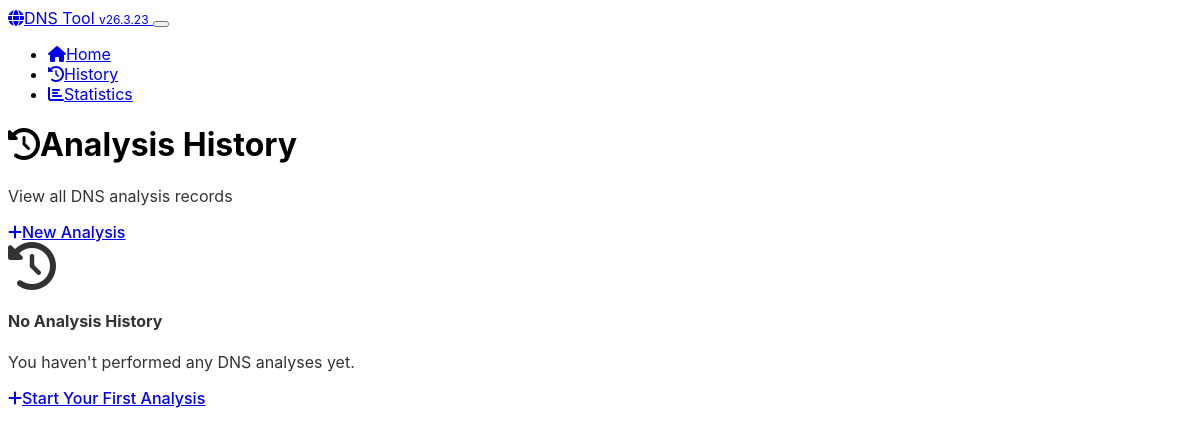
Page /history?page=3 on the earlier database version.
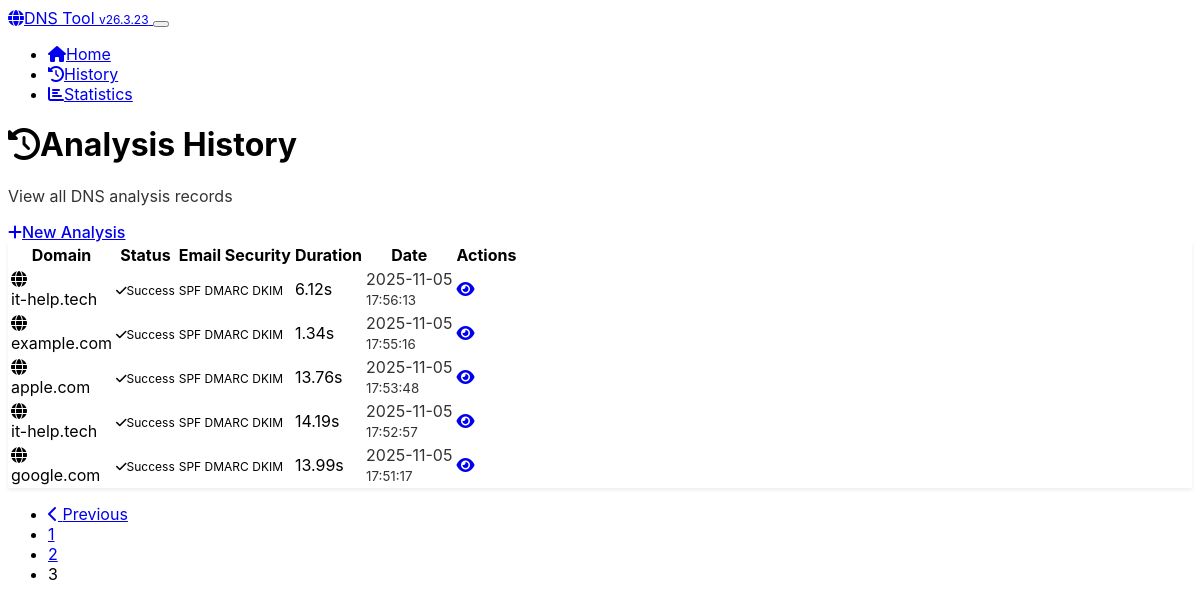
Same page on the later database version.
### app.py (models this page shows, shortened)
class DomainAnalysis(db.Model):
    __tablename__ = 'domain_analyses'
    id = db.Column(db.Integer, primary_key=True)
    domain = db.Column(db.String(255), nullable=False, index=True)
    ascii_domain = db.Column(db.String(255), nullable=False)
    basic_records = db.Column(JSON)
    authoritative_records = db.Column(JSON)
    spf_status = db.Column(db.String(20))
    spf_records = db.Column(JSON)
    dmarc_status = db.Column(db.String(20))
    dmarc_policy = db.Column(db.String(20))
    dmarc_records = db.Column(JSON)
    dkim_status = db.Column(db.String(20))
    dkim_selectors = db.Column(JSON)
    registrar_name = db.Column(db.String(255))
    registrar_source = db.Column(db.String(20))
    analysis_success = db.Column(db.Boolean, default=True)
    error_message = db.Column(db.Text)
    analysis_duration = db.Column(db.Float)  # seconds
    created_at = db.Column(db.DateTime, default=datetime.utcnow, nullable=False)
    updated_at = db.Column(db.DateTime, default=datetime.utcnow, onupdate=datetime.utcnow)

### app.py (the view)
@app.route('/history')
def history():
    page = request.args.get('page', 1, type=int)
    per_page = 20
    analyses = DomainAnalysis.query.order_by(
        DomainAnalysis.created_at.desc()
    ).paginate(
        page=page, per_page=per_page, error_out=False
    )
    return render_template('history.html', analyses=analyses)

### app.py (called while the page is built)
@app.context_processor
def inject_version():
    return {'app_version': APP_VERSION}

### templates/history.html (shortened to what this page needs)
<!DOCTYPE html>
<html lang="en" data-bs-theme="dark">
<head>
    <link href="https://cdn.replit.com/agent/bootstrap-agent-dark-theme.min.css" rel="stylesheet">
    <link href="{{ url_for('static', filename='css/custom.css') }}" rel="stylesheet">
    <link rel="preload" href="https://cdnjs.cloudflare.com/ajax/libs/font-awesome/6.4.0/css/all.min.css" as="style" onload="this.onload=null;this.rel='stylesheet'">
</head>
<body>
    <nav class="navbar navbar-expand-lg navbar-dark bg-dark">
        <div class="container">
            <a class="navbar-brand" href="{{ url_for('index') }}">
                <i class="fas fa-globe me-2"></i>DNS Tool <span class="badge bg-secondary ms-1">v{{ app_version }}</span>
            </a>
            <button class="navbar-toggler" type="button" data-bs-toggle="collapse" data-bs-target="#navbarNav">
            </button>
            <div class="collapse navbar-collapse" id="navbarNav">
                <ul class="navbar-nav ms-auto">
                    <li class="nav-item">
                        <a class="nav-link" href="{{ url_for('index') }}">
                            <i class="fas fa-home me-1"></i>Home
                        </a>
                    </li>
                    <li class="nav-item">
                        <a class="nav-link active" href="{{ url_for('history') }}">
                            <i class="fas fa-history me-1"></i>History
                        </a>
                    </li>
                    <li class="nav-item">
                        <a class="nav-link" href="{{ url_for('stats') }}">
                            <i class="fas fa-chart-bar me-1"></i>Statistics
                        </a>
                    </li>
                </ul>
            </div>
        </div>
    </nav>
    <div class="container my-4">
        <div class="d-flex justify-content-between align-items-center mb-4">
            <div>
                <h1 class="h3 mb-1">
                    <i class="fas fa-history me-2"></i>Analysis History
                </h1>
                <p class="text-muted mb-0">View all DNS analysis records</p>
            </div>
            <a href="{{ url_for('index') }}" class="btn btn-primary">
                <i class="fas fa-plus me-2"></i>New Analysis
            </a>
        </div>
        {% if analyses.items %}
            <div class="card">
                <div class="card-body">
                    <div class="table-responsive">
                        <table class="table table-hover mb-0">
                            <thead>
                                <tr>
                                    <th>Domain</th>
                                    <th>Status</th>
                                    <th>Email Security</th>
                                    <th>Duration</th>
                                    <th>Date</th>
                                    <th>Actions</th>
                                </tr>
                            </thead>
                            <tbody>
                                {% for analysis in analyses.items %}
                                <tr>
                                    <td>
                                        <div class="d-flex align-items-center">
                                            <i class="fas fa-globe text-primary me-2"></i>
                                            <div>
                                                <div class="fw-medium">{{ analysis.domain }}</div>
                                            </div>
                                        </div>
                                    </td>
                                    <td>
                                        {% if analysis.analysis_success %}
                                            <span class="badge bg-success">
                                                <i class="fas fa-check me-1"></i>Success
                                            </span>
                                        {% else %}
                                            <span class="badge bg-danger">
                                                <i class="fas fa-times me-1"></i>Failed
                                            </span>
                                        {% endif %}
                                    </td>
                                    <td>
                                        <div class="d-flex gap-1">
                                            {% if analysis.spf_status %}
                                                <span class="badge bg-{{ 'success' if analysis.spf_status == 'success' else 'warning' if analysis.spf_status == 'warning' else 'danger' }}" title="SPF">
                                                    SPF
                                                </span>
                                            {% endif %}
                                            {% if analysis.dmarc_status %}
                                                <span class="badge bg-{{ 'success' if analysis.dmarc_status == 'success' else 'warning' if analysis.dmarc_status == 'warning' else 'danger' }}" title="DMARC">
                                                    DMARC
                                                </span>
                                            {% endif %}
                                            {% if analysis.dkim_status %}
                                                <span class="badge bg-{{ 'success' if analysis.dkim_status == 'success' else 'warning' }}" title="DKIM">
                                                    DKIM
                                                </span>
                                            {% endif %}
                                        </div>
                                    </td>
                                    <td>
                                        {% if analysis.analysis_duration %}
                                            {{ "%.2f"|format(analysis.analysis_duration) }}s
                                        {% else %}
                                            -
                                        {% endif %}
                                    </td>
                                    <td>
                                        <div class="text-muted">
                                            {{ analysis.created_at.strftime('%Y-%m-%d') }}<br>
                                            <small>{{ analysis.created_at.strftime('%H:%M:%S') }}</small>
                                        </div>
                                    </td>
                                    <td>
                                        <div class="btn-group" role="group">
                                            <a href="{{ url_for('view_analysis', analysis_id=analysis.id) }}"
                                               class="btn btn-sm btn-outline-primary" title="View Details">
                                                <i class="fas fa-eye"></i>
                                            </a>
                                        </div>
                                    </td>
                                </tr>
                                {% endfor %}
                            </tbody>
                        </table>
                    </div>
                </div>
            </div>
            {% if analyses.pages > 1 %}
                <nav aria-label="Analysis history pagination" class="mt-4">
                    <ul class="pagination justify-content-center">
                        {% if analyses.has_prev %}
                            <li class="page-item">
                                <a class="page-link" href="{{ url_for('history', page=analyses.prev_num) }}">
                                    <i class="fas fa-chevron-left"></i> Previous
                                </a>
                            </li>
                        {% endif %}
                        {% for page_num in analyses.iter_pages() %}
                            {% if page_num %}
                                {% if page_num != analyses.page %}
                                    <li class="page-item">
                                        <a class="page-link" href="{{ url_for('history', page=page_num) }}">{{ page_num }}</a>
                                    </li>
                                {% else %}
                                    <li class="page-item active">
                                        <span class="page-link">{{ page_num }}</span>
                                    </li>
                                {% endif %}
                            {% else %}
                                <li class="page-item disabled">
                                    <span class="page-link">...</span>
                                </li>
                            {% endif %}
                        {% endfor %}
                    </ul>
                </nav>
            {% endif %}
        {% else %}
            <div class="text-center py-5">
                <i class="fas fa-history fa-3x text-muted mb-3"></i>
                <h4 class="text-muted">No Analysis History</h4>
                <p class="text-muted mb-4">You haven't performed any DNS analyses yet.</p>
                <a href="{{ url_for('index') }}" class="btn btn-primary">
                    <i class="fas fa-plus me-2"></i>Start Your First Analysis
                </a>
            </div>
        {% endif %}
    </div>
</body>
</html>

### static/css/custom.css (style rules this page uses)
:root { --code-bg: hsl(210, 11%, 15%); --code-border: hsl(210, 11%, 25%); --feature-icon-size: 3rem; }
body { font-family: -apple-system, BlinkMacSystemFont, 'Segoe UI', Roboto, sans-serif; }
.card { border: 1px solid var(--bs-border-color); box-shadow: 0 0.125rem 0.25rem rgba(0, 0, 0, 0.075); }
.badge { font-size: 0.75em; }
.btn { border-radius: 0.375rem; font-weight: 500; }
.text-muted { opacity: 0.8; }

Differences in the rows shown:
added DomainAnalysis: domain "it-help.tech", analysis_success True (drawn), analysis_duration "6.12", created_at "2025-11-05", created_at "17:56:13"
added DomainAnalysis: domain "example.com", analysis_success True (drawn), analysis_duration "1.34", created_at "2025-11-05", created_at "17:55:16"
added DomainAnalysis: domain "apple.com", analysis_success True (drawn), analysis_duration "13.76", created_at "2025-11-05", created_at "17:53:48"
added DomainAnalysis: domain "it-help.tech", analysis_success True (drawn), analysis_duration "14.19", created_at "2025-11-05", created_at "17:52:57"
added DomainAnalysis: domain "google.com", analysis_success True (drawn), analysis_duration "13.99", created_at "2025-11-05", created_at "17:51:17"
Other differences:
text no longer shown: "No Analysis History You haven't performed any DNS analyses yet. Start Your First Analysis"
text now shown: "Domain Status Email Security Duration Date Actions Previous"
new list line: "1"
new list line: "2"
new list line: "3"
